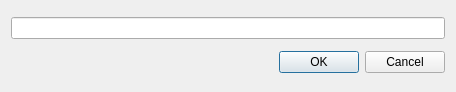
<?xml version="1.0" encoding="UTF-8"?>
<ui version="4.0">
 <class>DialogChangeLibraryName</class>
 <widget class="QDialog" name="DialogChangeLibraryName">
  <property name="geometry">
   <rect>
    <x>0</x>
    <y>0</y>
    <width>456</width>
    <height>92</height>
   </rect>
  </property>
  <property name="sizePolicy">
   <sizepolicy hsizetype="MinimumExpanding" vsizetype="MinimumExpanding">
    <horstretch>0</horstretch>
    <verstretch>0</verstretch>
   </sizepolicy>
  </property>
  <property name="windowTitle">
   <string>Dialog</string>
  </property>
  <layout class="QVBoxLayout" name="verticalLayout">
   <item>
    <widget class="QLineEdit" name="lineEdit"/>
   </item>
   <item>
    <widget class="QDialogButtonBox" name="buttonBox">
     <property name="minimumSize">
      <size>
       <width>259</width>
       <height>0</height>
      </size>
     </property>
     <property name="orientation">
      <enum>Qt::Horizontal</enum>
     </property>
     <property name="standardButtons">
      <set>QDialogButtonBox::Cancel|QDialogButtonBox::Ok</set>
     </property>
    </widget>
   </item>
  </layout>
 </widget>
 <resources/>
 <connections>
  <connection>
   <sender>buttonBox</sender>
   <signal>accepted()</signal>
   <receiver>DialogChangeLibraryName</receiver>
   <slot>accept()</slot>
   <hints>
    <hint type="sourcelabel">
     <x>248</x>
     <y>254</y>
    </hint>
    <hint type="destinationlabel">
     <x>157</x>
     <y>274</y>
    </hint>
   </hints>
  </connection>
  <connection>
   <sender>buttonBox</sender>
   <signal>rejected()</signal>
   <receiver>DialogChangeLibraryName</receiver>
   <slot>reject()</slot>
   <hints>
    <hint type="sourcelabel">
     <x>316</x>
     <y>260</y>
    </hint>
    <hint type="destinationlabel">
     <x>286</x>
     <y>274</y>
    </hint>
   </hints>
  </connection>
 </connections>
</ui>
